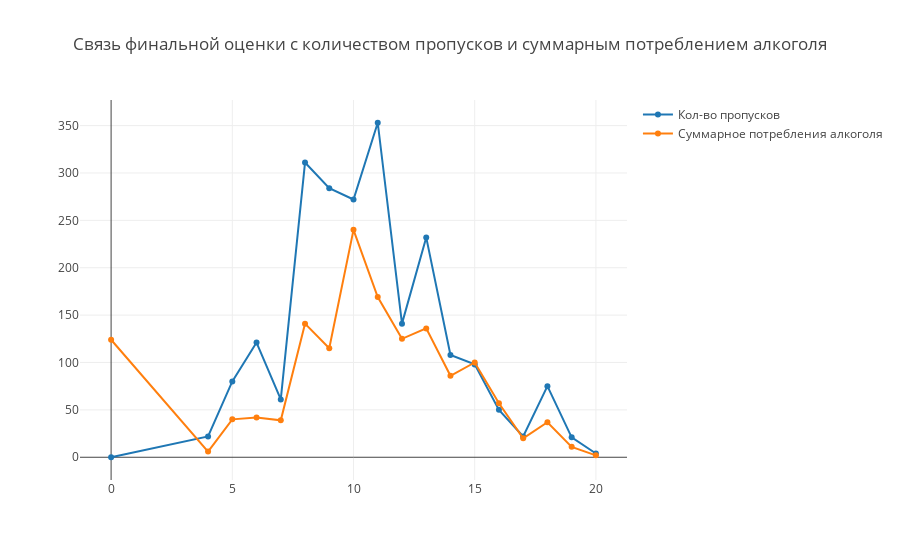

The notebook cell saved with this chart:
### Markdown cell above
**График 5.** С использованием библиотеки Plotly построим график (Scaterplot) суммарного потребления алкоголя/количеством пропусков занятий и финальных оценок студенов. В анализе участвует три дискретных целых переменных, цель данной визуализации показать как кол-во пропусков занятий и употреблений алкоголя оказывает влияние на итоговую оценку. Для этих целей выбран scatter plot отоброжающий зависимости между двумя переменными.

### Code cell
from plotly.offline import init_notebook_mode, iplot
import plotly
import plotly.graph_objs as go
init_notebook_mode(connected=True)

absences_g3 = data.groupby('G3')[['absences']].sum().reset_index()
Alchol_cons_g3 = data.groupby('G3')[['Alchol_cons']].sum().reset_index()

trace0 = go.Scatter(
    x=absences_g3.G3,
    y=absences_g3.absences,
    name='Кол-во пропусков',
    mode = 'markers+lines'
)

trace1 = go.Scatter(
    x=Alchol_cons_g3.G3,
    y=Alchol_cons_g3.Alchol_cons,
    name='Суммарное потребления алкоголя',
    mode = 'markers+lines'
)

data_plt = [trace0, trace1]
layout = {'title': 'Связь финальной оценки с количеством пропусков и суммарным потреблением алкоголя'}

fig = go.Figure(data=data_plt, layout=layout)

iplot(fig, show_link=False)

### Figure 1 — Plotly figure (JSON) as saved in the notebook; plotly's stock layout.template omitted (floating-point values rounded to 4 significant figures)
{"data": [{"mode": "markers+lines", "name": "Кол-во пропусков", "type": "scatter", "uid": "0627dbd6-1e75-4b85-9354-6923db4a2247", "x": [0, 4, 5, 6, 7, 8, 9, 10, 11, 12, 13, 14, 15, 16, 17, 18, 19, 20], "y": [0, 22, 80, 121, 61, 311, 284, 272, 353, 141, 232, 108, 98, 50, 22, 75, 21, 4]}, {"mode": "markers+lines", "name": "Суммарное потребления алкоголя", "type": "scatter", "uid": "e8b0a330-43a9-4c02-b671-d6d6289fa268", "x": [0, 4, 5, 6, 7, 8, 9, 10, 11, 12, 13, 14, 15, 16, 17, 18, 19, 20], "y": [124, 6, 40, 42, 39, 141, 115, 240, 169, 125, 136, 86, 100, 57, 20, 37, 11, 2]}], "layout": {"title": "Связь финальной оценки с количеством пропусков и суммарным потреблением алкоголя"}}
